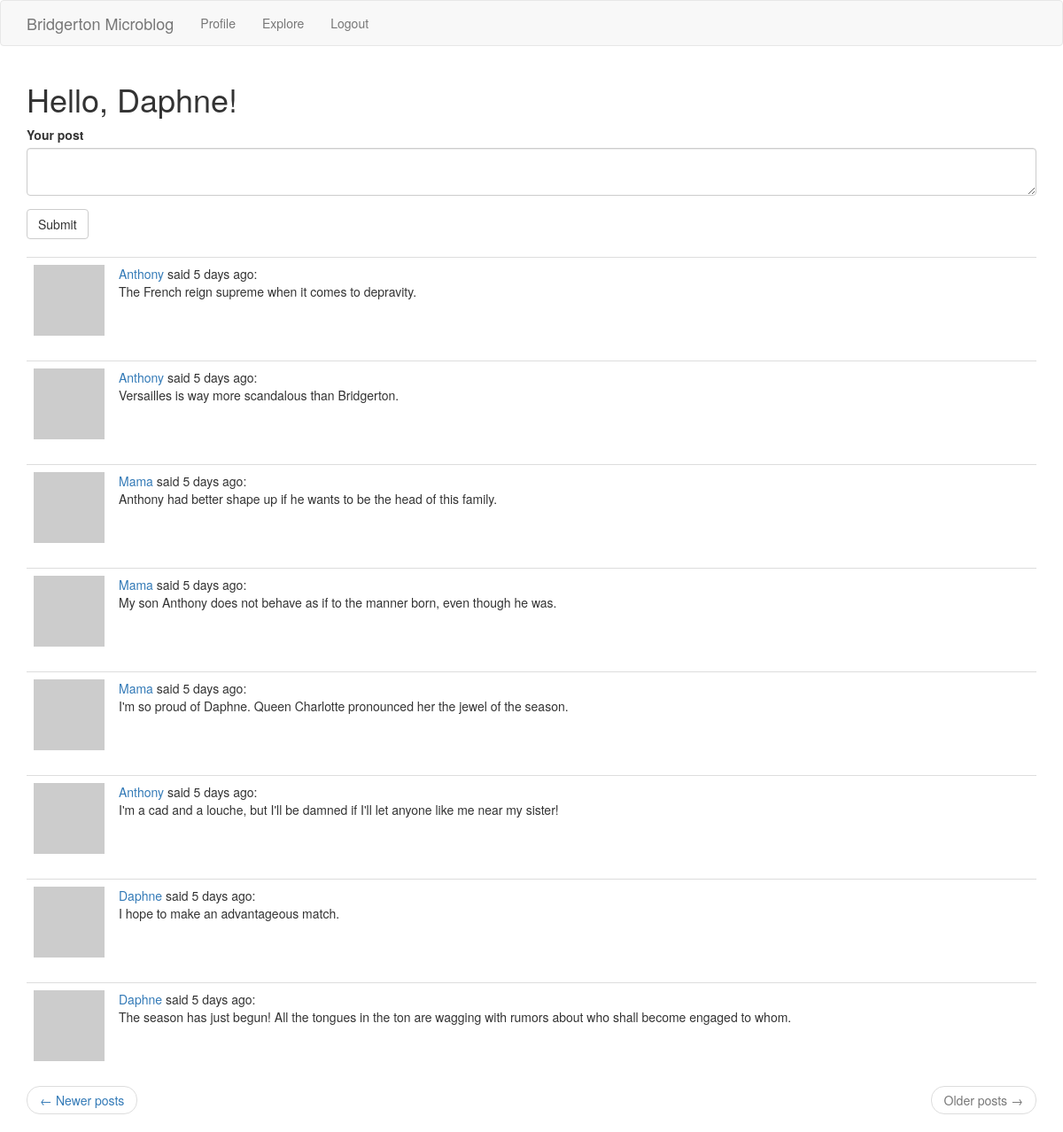
Page /index?page=2 (signed in) on the committed database.
### app/models.py (models this page shows, shortened)
class User(UserMixin, db.Model):
    id = db.Column(db.Integer, primary_key=True)
    username = db.Column(db.String(64), index=True, unique=True)
    email = db.Column(db.String(128), index=True, unique=True)
    password_hash = db.Column(db.String(128))
    posts = db.relationship('Post', backref='author', lazy='dynamic')
    about_me = db.Column(db.String(256))
    last_seen = db.Column(db.DateTime, default=datetime.utcnow)
    followed = db.relationship(
        'User', secondary=followers,
        primaryjoin=(followers.c.follower_id == id),
        secondaryjoin=(followers.c.poster_id == id),
        backref=db.backref('followers', lazy='dynamic'), lazy='dynamic')
    def avatar(self, size):
        hexdigest = md5(self.email.lower().encode('utf-8')).hexdigest()
        return f'https://www.gravatar.com/avatar/{hexdigest}?s={size}&d=identicon'
    def followed_posts(self):
        followed = Post.query.join(
            followers, (followers.c.poster_id == Post.user_id)).filter(
            followers.c.follower_id == self.id)
        own = Post.query.filter_by(user_id=self.id)
        return followed.union(own).order_by(Post.timestamp.desc())

class Post(db.Model):
    id = db.Column(db.Integer, primary_key=True)
    body = db.Column(db.String(140))
    timestamp = db.Column(db.DateTime, index=True, default=datetime.utcnow)
    user_id = db.Column(db.Integer, db.ForeignKey('user.id'))

### app/routes.py (the view)
@app.route('/', methods=['GET', 'POST'])
@app.route('/index', methods=['GET', 'POST'])
@login_required
def index():
    form = PostForm()
    if form.validate_on_submit():
        post = Post(body=form.body.data, author=current_user)
        db.session.add(post)
        db.session.commit()
        flash('Your post is now live!')
        return redirect(url_for('index'))
    page = request.args.get('page', 1, type=int)
    posts = current_user.followed_posts().paginate(
        page, app.config['POSTS_PER_PAGE'], False)
    next_url = url_for('index', page=posts.next_num) \
        if posts.has_next else None
    prev_url = url_for('index', page=posts.prev_num) \
        if posts.has_prev else None
    return render_template('index.html', title='Home', form=form,
                           posts=posts.items, next_url=next_url,
                           prev_url=prev_url)

### app/forms.py
class PostForm(FlaskForm):
    body = TextAreaField('Your post', validators=[DataRequired(), Length(min=1, max=140)])
    submit = SubmitField('Submit')

### app/models.py (called while the page is built)
@login.user_loader
def load_user(id):
    return User.query.get(int(id))

### app/routes.py (called while the page is built)
@app.before_request
def before_request():
    if current_user.is_authenticated:
        current_user.last_seen = datetime.utcnow()
        db.session.commit()

### app/templates/index.html
{% extends "base.html" %}
{% import 'bootstrap/wtf.html' as wtf %}
{% block app_content %}
    <h1>Hello, {{ current_user.username }}!</h1>
    {% if form %}
        {{ wtf.quick_form(form) }}
        <br>
    {% endif %}
    {% for post in posts %}
        {% include '_post.html' %}
    {% endfor %}
    <nav aria-label="...">
        <ul class="pager">
            <li class="previous{% if not prev_url %} disabled{% endif %}">
                <a href="{{ prev_url or '#' }}">
                    <span aria-hidden="true">&larr;</span> Newer posts
                </a>
            </li>
            <li class="next{% if not next_url %} disabled{% endif %}">
                <a href="{{ next_url or '#' }}">
                    Older posts <span aria-hidden="true">&rarr;</span>
                </a>
            </li>
        </ul>
    </nav>
{% endblock %}

### app/templates/_post.html
<table class="table table-hover">
    <tr>
        <td width="70px">
            <a href="{{  url_for('user_profile', username=post.author.username) }}">
                <img src="{{ post.author.avatar(70) }}">
            </a>
        </td>
        <td>
            <a href="{{ url_for('user_profile', username=post.author.username) }}">
                {{ post.author.username }}
            </a>
            said {{ moment(post.timestamp).fromNow() }}:
            <br/>
            {{ post.body }}
        </td>
    </tr>
</table>

### rows in the picture
User: username "Daphne"
Post: author.username "Anthony", timestamp "5 days ago", body "The French reign supreme when it comes to depravity."
Post: author.username "Anthony", timestamp "5 days ago", body "Versailles is way more scandalous than Bridgerton."
Post: author.username "Mama", timestamp "5 days ago", body "Anthony had better shape up if he wants to be the head of this family."
Post: author.username "Mama", timestamp "5 days ago", body "My son Anthony does not behave as if to the manner born, even though he was."
Post: author.username "Mama", timestamp "5 days ago", body "I'm so proud of Daphne. Queen Charlotte pronounced her the jewel of the season."
Post: author.username "Anthony", timestamp "5 days ago", body "I'm a cad and a louche, but I'll be damned if I'll let anyone like me near my sister!"
Post: author.username "Daphne", timestamp "5 days ago", body "I hope to make an advantageous match."
Post: author.username "Daphne", timestamp "5 days ago", body "The season has just begun! All the tongues in the ton are wagging with rumors about who shall become engaged to whom."
